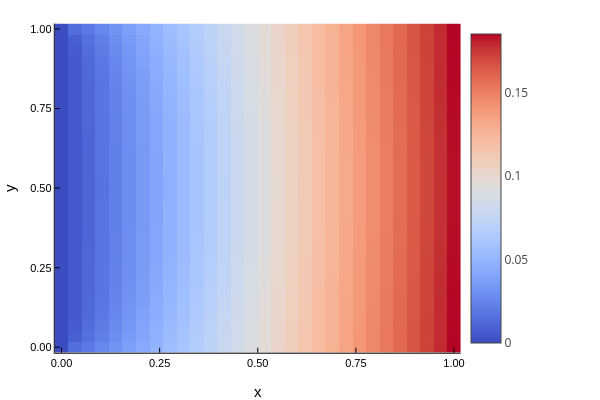

The notebook cell saved with this chart:
### Code cell
Ntot = p.Nx*p.Ny
a1sol = reshape(sol[1:Ntot], p.Nx, p.Ny)
heatmap(x,y,a1sol',
xlabel="x",
ylabel="y",
color=:coolwarm
)

### Figure 1 — Plotly figure (JSON) as saved in the notebook; plotly's stock layout.template omitted (floating-point values rounded to 4 significant figures; data arrays with more than 128 entries replaced by an {"elided": "..."} marker saying what was removed)
{"data": [{"colorbar": {"len": 0.9143, "title": "", "x": 0.7679, "y": 0.533}, "colorscale": {"elided": "100x2 mixed values"}, "name": "y1", "showlegend": false, "showscale": true, "type": "heatmap", "x": [-0.01724, 0.01724, 0.05172, 0.08621, 0.1207, 0.1552, 0.1897, 0.2241, 0.2586, 0.2931, 0.3276, 0.3621, 0.3966, 0.431, 0.4655, 0.5, 0.5345, 0.569, 0.6034, 0.6379, 0.6724, 0.7069, 0.7414, 0.7759, 0.8103, 0.8448, 0.8793, 0.9138, 0.9483, 0.9828, 1.017], "xaxis": "x", "y": [-0.01724, 0.01724, 0.05172, 0.08621, 0.1207, 0.1552, 0.1897, 0.2241, 0.2586, 0.2931, 0.3276, 0.3621, 0.3966, 0.431, 0.4655, 0.5, 0.5345, 0.569, 0.6034, 0.6379, 0.6724, 0.7069, 0.7414, 0.7759, 0.8103, 0.8448, 0.8793, 0.9138, 0.9483, 0.9828, 1.017], "yaxis": "y", "z": {"elided": "30x30 float values"}, "zmax": 0.1857, "zmin": -1.296e-13}], "layout": {"annotations": [], "height": 400, "legend": {"bgcolor": "rgba(255, 255, 255, 1.000)", "bordercolor": "rgba(0, 0, 0, 1.000)", "borderwidth": 1, "font": {"color": "rgba(0, 0, 0, 1.000)", "family": "sans-serif", "size": 11}, "title": {"font": {"color": "rgba(0, 0, 0, 1.000)", "family": "sans-serif", "size": 15}, "text": ""}, "tracegroupgap": 0, "traceorder": "normal", "x": 1, "xanchor": "auto", "y": 1, "yanchor": "auto"}, "margin": {"b": 20, "l": 0, "r": 0, "t": 20}, "paper_bgcolor": "rgba(255, 255, 255, 1.000)", "plot_bgcolor": "rgba(255, 255, 255, 1.000)", "showlegend": true, "width": 600, "xaxis": {"anchor": "y", "domain": [0.09128, 0.7679], "gridcolor": "rgba(0, 0, 0, 0.100)", "gridwidth": 0.5, "linecolor": "rgba(0, 0, 0, 1.000)", "mirror": false, "range": [-0.01724, 1.017], "showgrid": true, "showline": true, "showticklabels": true, "tickangle": 0, "tickcolor": "rgb(0, 0, 0)", "tickfont": {"color": "rgba(0, 0, 0, 1.000)", "family": "sans-serif", "size": 11}, "tickmode": "array", "ticks": "inside", "ticktext": ["0.00", "0.25", "0.50", "0.75", "1.00"], "tickvals": [0, 0.25, 0.5, 0.75, 1], "title": "x", "titlefont": {"color": "rgba(0, 0, 0, 1.000)", "family": "sans-serif", "size": 15}, "type": "-", "visible": true, "zeroline": false, "zerolinecolor": "rgba(0, 0, 0, 1.000)"}, "yaxis": {"anchor": "x", "domain": [0.07581, 0.9902], "gridcolor": "rgba(0, 0, 0, 0.100)", "gridwidth": 0.5, "linecolor": "rgba(0, 0, 0, 1.000)", "mirror": false, "range": [-0.01724, 1.017], "showgrid": true, "showline": true, "showticklabels": true, "tickangle": 0, "tickcolor": "rgb(0, 0, 0)", "tickfont": {"color": "rgba(0, 0, 0, 1.000)", "family": "sans-serif", "size": 11}, "tickmode": "array", "ticks": "inside", "ticktext": ["0.00", "0.25", "0.50", "0.75", "1.00"], "tickvals": [0, 0.25, 0.5, 0.75, 1], "title": "y", "titlefont": {"color": "rgba(0, 0, 0, 1.000)", "family": "sans-serif", "size": 15}, "type": "-", "visible": true, "zeroline": false, "zerolinecolor": "rgba(0, 0, 0, 1.000)"}}}
